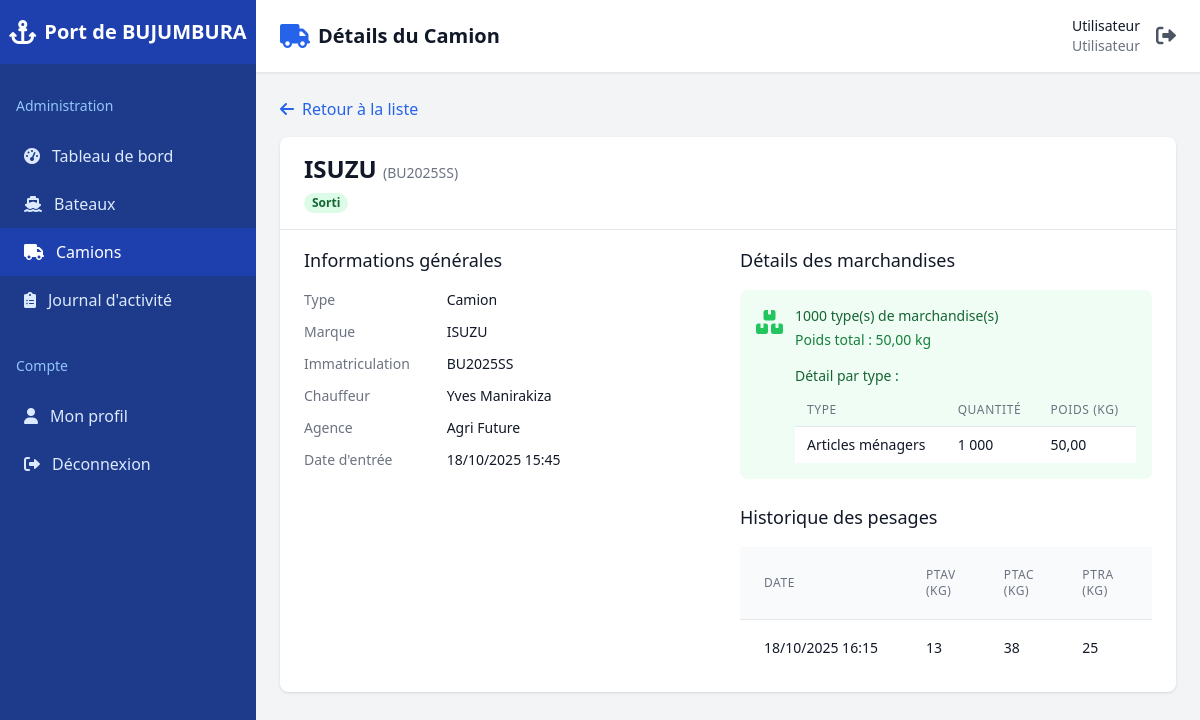
The app's page /admin/camion-details.php?id=49 (signed in), older data.
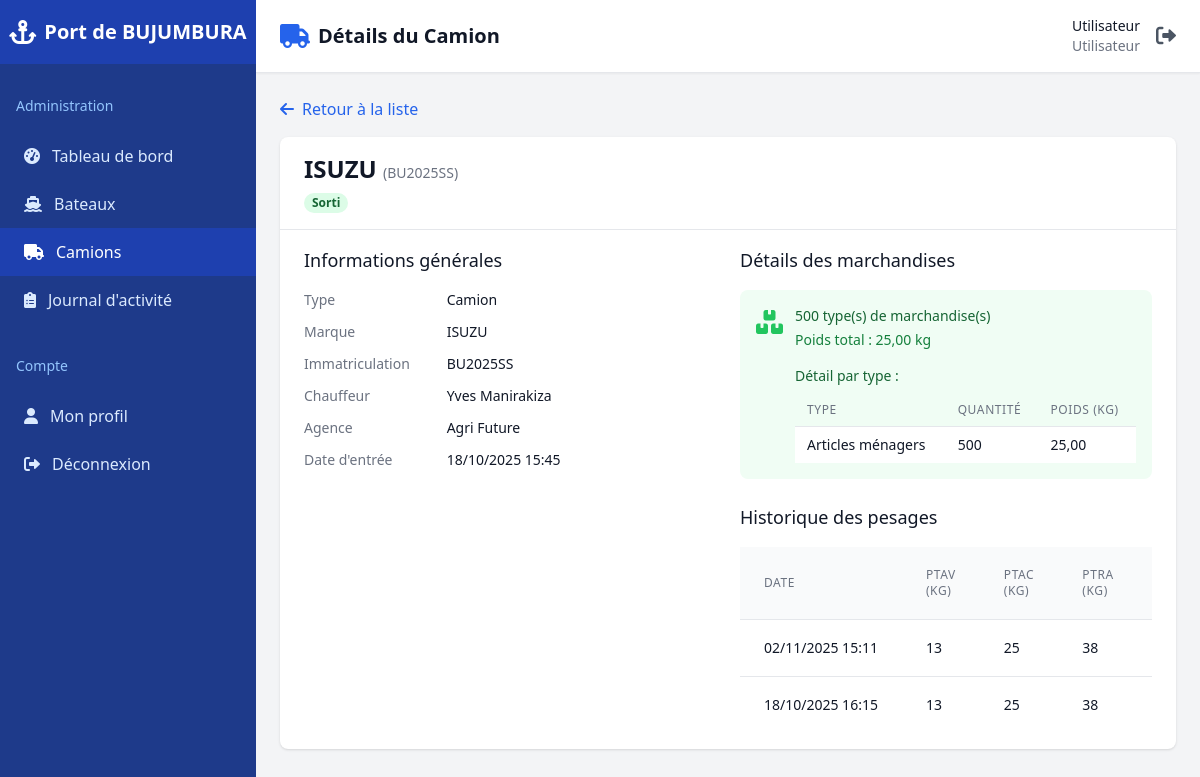
The same page, newer data.
### tables this page shows
CREATE TABLE IF NOT EXISTS `pesages` (
  `id` int NOT NULL AUTO_INCREMENT,
  `camion_id` int DEFAULT NULL,
  `ptav` decimal(10,2) DEFAULT NULL,
  `ptac` decimal(10,2) DEFAULT NULL,
  `ptra` decimal(10,2) DEFAULT NULL,
  `charge_essieu` decimal(10,2) DEFAULT NULL,
  `total_poids_marchandises` decimal(10,0) DEFAULT NULL,
  `surcharge` tinyint(1) DEFAULT NULL,
  `date_pesage` timestamp NULL DEFAULT CURRENT_TIMESTAMP,
  `mouvement` varchar(30) DEFAULT NULL,
  PRIMARY KEY (`id`),
  KEY `camion_id` (`camion_id`)
);

### admin/camion-details.php (the view, shortened to what the changed rows need)
<?php
$camion_id = (int)$_GET['id'];
$db = getDB();
$stmt = $db->prepare("
    SELECT c.*, tc.nom as type_camion
    FROM camions c
    LEFT JOIN types_camions tc ON c.type_camion_id = tc.id
    WHERE c.id = ?
");
$stmt->execute([$camion_id]);
$camion = $stmt->fetch();
$stmt = $db->prepare("
    SELECT tm.nom as type_marchandise,
           SUM(mc.quantite) as quantite,
           COALESCE(SUM(mc.poids), 0) as poids_total
    FROM marchandises_camions mc
    JOIN types_marchandises tm ON mc.type_marchandise_id = tm.id
    WHERE mc.camion_id = ?
    GROUP BY tm.id, tm.nom
    ORDER BY tm.nom
");
$stmt->execute([$camion_id]);
$marchandises = $stmt->fetchAll();
$total_marchandises = array_sum(array_column($marchandises, 'quantite'));
$total_poids = array_sum(array_column($marchandises, 'poids_total'));
$stmt = $db->prepare("
    SELECT * FROM pesages
    WHERE camion_id = ?
    ORDER BY date_pesage DESC
");
$stmt->execute([$camion_id]);
$pesages = $stmt->fetchAll();
?>
<!DOCTYPE html>
<html lang="fr">
<head>
    <script src="https://cdn.tailwindcss.com"></script>
    <link href="https://cdnjs.cloudflare.com/ajax/libs/font-awesome/6.0.0/css/all.min.css" rel="stylesheet">
</head>
<body class="bg-gray-100">
    <div class="ml-0 lg:ml-64">
        <header class="bg-white shadow-sm border-b border-gray-200">
            <div class="flex items-center justify-between px-6 py-4">
                <div class="flex items-center">
                    <h1 class="text-xl font-semibold text-gray-900">Détails du Camion</h1>
                </div>
            </div>
        </header>
        <main class="p-6">
            <div class="mb-6">
                <div class="bg-white rounded-lg shadow overflow-hidden">
                    <div class="px-6 py-4 border-b border-gray-200">
                        <h2 class="text-2xl font-bold text-gray-900">
                            <?= htmlspecialchars($camion['marque']) ?>
                            <span class="text-sm font-normal text-gray-500">(<?= htmlspecialchars($camion['immatriculation']) ?>)</span>
                        </h2>
                    </div>
                    <div class="px-6 py-4 grid grid-cols-1 md:grid-cols-2 gap-6">
                        <div>
                            <?php if (empty($marchandises)): ?>
                                <div class="bg-yellow-50 p-4 rounded-lg">
                                    <div class="flex">
                                        <div class="flex-shrink-0">
                                            <i class="fas fa-exclamation-triangle text-yellow-400 text-2xl"></i>
                                        </div>
                                        <div class="ml-3">
                                            <h3 class="text-sm font-medium text-yellow-800">Aucune marchandise enregistrée</h3>
                                            <div class="mt-2 text-sm text-yellow-700">
                                                <p>Ce camion ne contient aucune marchandise pour le moment.</p>
                                            </div>
                                        </div>
                                    </div>
                                </div>
                            <?php else: ?>
                                <div class="bg-green-50 p-4 rounded-lg">
                                    <div class="flex items-start">
                                        <div class="flex-shrink-0">
                                            <i class="fas fa-boxes text-green-500 text-2xl"></i>
                                        </div>
                                        <div class="ml-3 flex-1">
                                            <h4 class="text-sm font-medium text-green-800">
                                                <?= $total_marchandises ?> type(s) de marchandise(s)
                                            </h4>
                                            <p class="text-sm text-green-700 mt-1">
                                                Poids total : <span class="font-medium"><?= number_format($total_poids, 2, ',', ' ') ?> kg</span>
                                            </p>
                                            <div class="mt-4">
                                                <h5 class="text-sm font-medium text-green-800 mb-2">Détail par type :</h5>
                                                <div class="overflow-x-auto">
                                                    <table class="min-w-full divide-y divide-gray-200">
                                                        <thead class="bg-green-50">
                                                            <tr>
                                                                <th class="px-3 py-2 text-left text-xs font-medium text-gray-500 uppercase tracking-wider">Type</th>
                                                                <th class="px-3 py-2 text-left text-xs font-medium text-gray-500 uppercase tracking-wider">Quantité</th>
                                                                <th class="px-3 py-2 text-left text-xs font-medium text-gray-500 uppercase tracking-wider">Poids (kg)</th>
                                                            </tr>
                                                        </thead>
                                                        <tbody class="bg-white divide-y divide-gray-200">
                                                            <?php foreach ($marchandises as $marchandise): ?>
                                                            <tr>
                                                                <td class="px-3 py-2 whitespace-nowrap text-sm text-gray-900">
                                                                    <?= htmlspecialchars($marchandise['type_marchandise']) ?>
                                                                </td>
                                                                <td class="px-3 py-2 whitespace-nowrap text-sm text-gray-900">
                                                                    <?= number_format($marchandise['quantite'], 0, ',', ' ') ?>
                                                                </td>
                                                                <td class="px-3 py-2 whitespace-nowrap text-sm text-gray-900">
                                                                    <?= number_format($marchandise['poids_total'], 2, ',', ' ') ?>
                                                                </td>
                                                            </tr>
                                                            <?php endforeach; ?>
                                                        </tbody>
                                                    </table>
                                                </div>
                                            </div>
                                        </div>
                                    </div>
                                </div>
                            <?php endif; ?>
                            <div class="mt-6">
                                <?php if (empty($pesages)): ?>
                                    <div class="bg-yellow-50 p-4 rounded-lg">
                                        <div class="flex">
                                            <div class="flex-shrink-0">
                                                <i class="fas fa-exclamation-triangle text-yellow-400 text-2xl"></i>
                                            </div>
                                            <div class="ml-3">
                                                <h3 class="text-sm font-medium text-yellow-800">Aucun pesage enregistré</h3>
                                                <div class="mt-2 text-sm text-yellow-700">
                                                    <p>Aucun pesage n'a été effectué pour ce camion.</p>
                                                </div>
                                            </div>
                                        </div>
                                    </div>
                                <?php else: ?>
                                    <div class="overflow-x-auto">
                                        <table class="min-w-full divide-y divide-gray-200">
                                            <thead class="bg-gray-50">
                                                <tr>
                                                    <th class="px-6 py-3 text-left text-xs font-medium text-gray-500 uppercase tracking-wider">Date</th>
                                                    <th class="px-6 py-3 text-left text-xs font-medium text-gray-500 uppercase tracking-wider">PTAV (kg)</th>
                                                    <th class="px-6 py-3 text-left text-xs font-medium text-gray-500 uppercase tracking-wider">PTAC (kg)</th>
                                                    <th class="px-6 py-3 text-left text-xs font-medium text-gray-500 uppercase tracking-wider">PTRA (kg)</th>
                                                    <th class="px-6 py-3 text-left text-xs font-medium text-gray-500 uppercase tracking-wider">Charge essieu (kg)</th>
                                                </tr>
                                            </thead>
                                            <tbody class="bg-white divide-y divide-gray-200">
                                                <?php foreach ($pesages as $pesage): ?>
                                                <tr>
                                                    <td class="px-6 py-4 whitespace-nowrap text-sm text-gray-900">
                                                        <?= date('d/m/Y H:i', strtotime($pesage['date_pesage'])) ?>
                                                    </td>
                                                    <td class="px-6 py-4 whitespace-nowrap text-sm text-gray-900">
                                                        <?= number_format($pesage['ptav'], 0, ',', ' ') ?>
                                                    </td>
                                                    <td class="px-6 py-4 whitespace-nowrap text-sm text-gray-900">
                                                        <?= number_format($pesage['ptac'], 0, ',', ' ') ?>
                                                    </td>
                                                    <td class="px-6 py-4 whitespace-nowrap text-sm text-gray-900">
                                                        <?= number_format($pesage['ptra'], 0, ',', ' ') ?>
                                                    </td>
                                                    <td class="px-6 py-4 whitespace-nowrap text-sm text-gray-900">
                                                    </td>
                                                </tr>
                                                <?php endforeach; ?>
                                            </tbody>
                                        </table>
                                    </div>
                                <?php endif; ?>
                            </div>
                        </div>
                    </div>
                </div>
            </div>
        </main>
    </div>
</body>
</html>

Row changes from the older to the newer data that the page shows:
added pesages: date_pesage "02/11/2025 15:11", ptav "13", ptac "25", ptra "38"
changed pesages (number 2 of 2 on the later page): ptac "38" → "25"; ptra "25" → "38"
Text that changed along with them:
$total_marchandises: "1000" → "500"
$total_poids: "50,00" → "25,00"
new list line: "Articles ménagers 500 25,00"
list line gone: "Articles ménagers 1 000 50,00"
